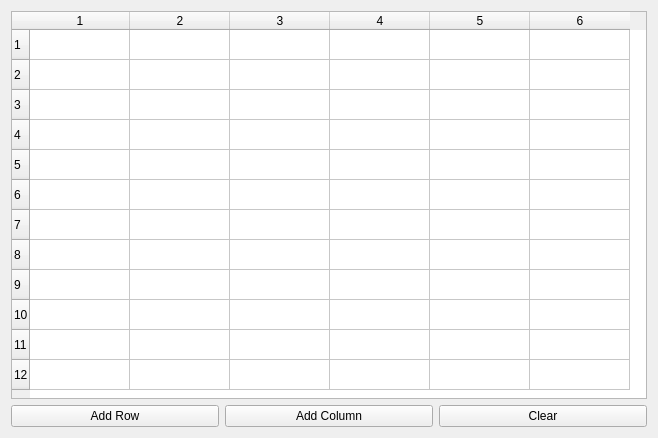
<?xml version="1.0" encoding="UTF-8"?>
<ui version="4.0">
 <class>Form</class>
 <widget class="QWidget" name="Form">
  <property name="geometry">
   <rect>
    <x>0</x>
    <y>0</y>
    <width>658</width>
    <height>438</height>
   </rect>
  </property>
  <property name="windowTitle">
   <string>TableWidget</string>
  </property>
  <layout class="QGridLayout" name="gridLayout">
   <item row="1" column="0">
    <widget class="QPushButton" name="add_row_pushButton">
     <property name="text">
      <string>Add Row</string>
     </property>
    </widget>
   </item>
   <item row="1" column="1">
    <widget class="QPushButton" name="add_column_pushButton">
     <property name="text">
      <string>Add Column</string>
     </property>
    </widget>
   </item>
   <item row="1" column="2">
    <widget class="QPushButton" name="clear_pushButton">
     <property name="text">
      <string>Clear</string>
     </property>
    </widget>
   </item>
   <item row="0" column="0" colspan="3">
    <widget class="QTableWidget" name="tableWidget">
     <property name="rowCount">
      <number>12</number>
     </property>
     <property name="columnCount">
      <number>6</number>
     </property>
     <row/>
     <row/>
     <row/>
     <row/>
     <row/>
     <row/>
     <row/>
     <row/>
     <row/>
     <row/>
     <row/>
     <row/>
     <column/>
     <column/>
     <column/>
     <column/>
     <column/>
     <column/>
    </widget>
   </item>
  </layout>
 </widget>
 <resources/>
 <connections/>
</ui>
